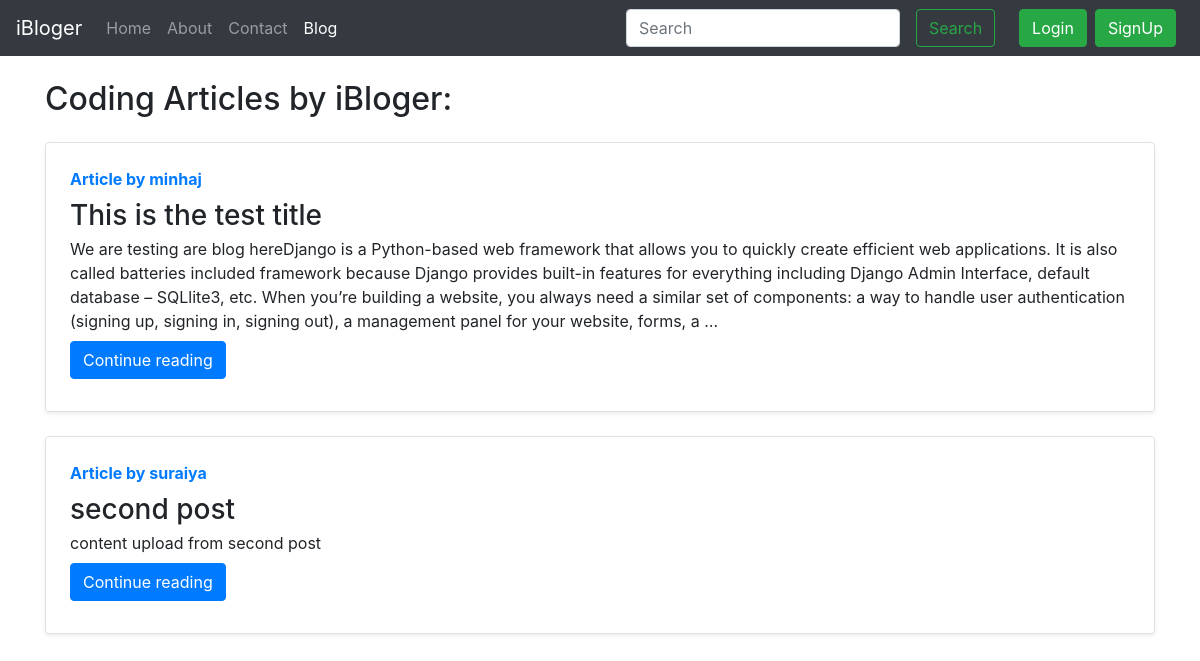
Screenshot of /blog/ with the database file from the repository.
### blog/models.py (models this page shows)
class Post(models.Model):
    sno = models.AutoField(primary_key=True)
    title = models.CharField(max_length=240)
    content = models.TextField()
    author = models.CharField(max_length=15)
    slug = models.CharField(max_length=130)
    timeStamp = models.DateTimeField(blank=True)
    def __str__(self):
        return self.title + ' by ' + self.author

### blog/views.py (the view)
# urls.py: path('', views.blogHome, name='blogHome'),
def blogHome(request):
    allPosts = Post.objects.all()
    print(allPosts)
    context = {'allPosts': allPosts}
    return render(request, 'blog/blogHome.html', context)

### templates/blog/blogHome.html (shortened to what this page needs)
{%  extends 'base.html' %}
{% block blogactive %} active {% endblock blogactive  %}
{% block body  %}
<div class="container my-4">
    <h2>Coding Articles by iBloger:</h2>
    {% for post in allPosts  %}
    <div class="row no-gutters border rounded overflow-hidden flex-md-row my-4 mb-4 shadow-sm h-md-250 position-relative">
        <div class="col p-4 d-flex flex-column position-static">
          <strong class="d-inline-block mb-2 text-primary">Article by {{post.author}}</strong>
          <h3 class="mb-0"> {{post.title}} </h3>
          <p class="card-text mb-auto">{{post.content|truncatechars:500 }}</p>
          <div class="my-2">
            <a href="/blog/{{post.slug}}" role="button" class="btn btn-primary">Continue reading</a>
          </div>
        </div>
      </div>
      {% endfor %}
</div>
{% endblock body  %}

### templates/base.html (shortened to what this page needs)
<!doctype html>
<html lang="en">
<head>
  <link rel="stylesheet" href="https://cdn.jsdelivr.net/npm/bootstrap@4.4.1/dist/css/bootstrap.min.css"
>
</head>
<body>
  <nav class="navbar navbar-expand-lg navbar-dark bg-dark">
    <a class="navbar-brand" href="/">iBloger</a>
    <div class="collapse navbar-collapse" id="navbarSupportedContent">
      <ul class="navbar-nav mr-auto">
        <li class="nav-item  {% block homeactive %}{% endblock homeactive  %}">
          <a class="nav-link" href="/">Home <span class="sr-only">(current)</span></a>
        </li>
        <li class="nav-item {% block aboutactive %}{% endblock aboutactive  %}">
          <a class="nav-link" href="/about">About</a>
        </li>
        <li class="nav-item {% block contactactive %}{% endblock contactactive  %}">
          <a class="nav-link" href="/contact">Contact</a>
        </li>
        <li class="nav-item {% block blogactive %}{% endblock blogactive  %}">
          <a class="nav-link" href="/blog">Blog</a>
        </li>
      </ul>
      <form method="get" action="/search" class="form-inline my-2 my-lg-0 mx-3">
        <input class="form-control mr-sm-2" type="search" placeholder="Search" name="query" id="query"
          aria-label="Search">
        <button class="btn btn-outline-success m-2 my-sm-0" type="submit">Search</button>
      </form>
        <button type="button" class="btn btn-success mr-2" data-toggle="modal" data-target="#signupModal">
          Login
        </button>
      <button type="button" class="btn btn-success mr-2" data-toggle="modal" data-target="#signupModal">
        SignUp
      </button>
    </div>
  </nav>
    {% block body %}
    {% endblock body %}
</body>
</html>

### rows the page displays
Post: author "minhaj", title "This is the test title", content "We are testing are blog hereDjango is a Python-based web framework that allows you to quickly create efficient web applications. It is also called batteries included framework because Django provides built-in features for everything including Django Admin Interface, default database – SQLlite3, etc. When you’re building a website, you always need a similar set of components: a way to handle user authentication (signing up, signing in, signing out), a management panel for your website, forms, a …"
Post: author "suraiya", title "second post", content "content upload from second post"
